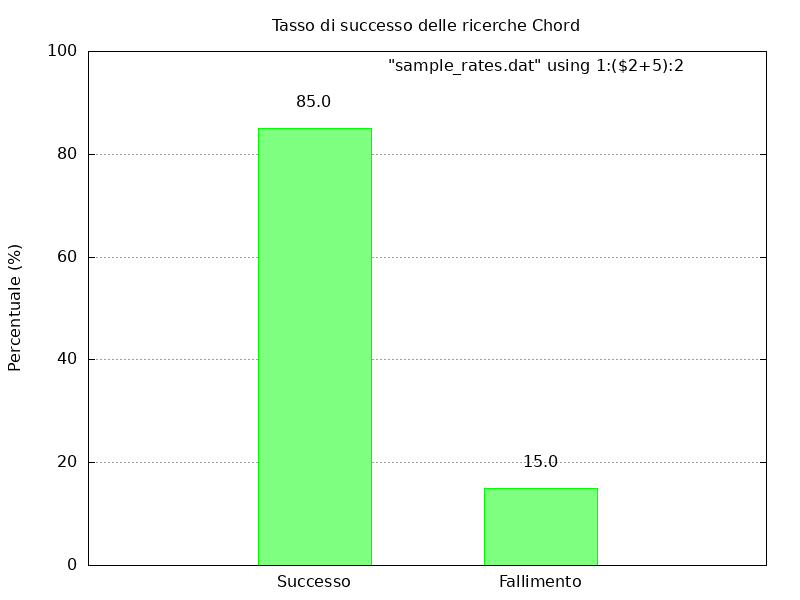

The script that saved this image:
# Script gnuplot per la generazione del grafico del tasso di successo
set terminal png size 800,600
set output "success_rate.png"
set title "Tasso di successo delle ricerche Chord"
set style fill solid 0.5
set ylabel "Percentuale (%)"
set xrange [0:3]
set yrange [0:100]
set grid y
set xtics nomirror
set xtics ("Successo" 1, "Fallimento" 2)

# Dati di esempio per il tasso di successo e fallimento
set print "sample_rates.dat"
print "1 85.0"
print "2 15.0"
unset print

# Crea il grafico a barre
set boxwidth 0.5
set style fill solid 0.5
plot "sample_rates.dat" using 1:2 with boxes lc rgb "green" notitle,\
     "sample_rates.dat" using 1:($2+5):2 with labels 
